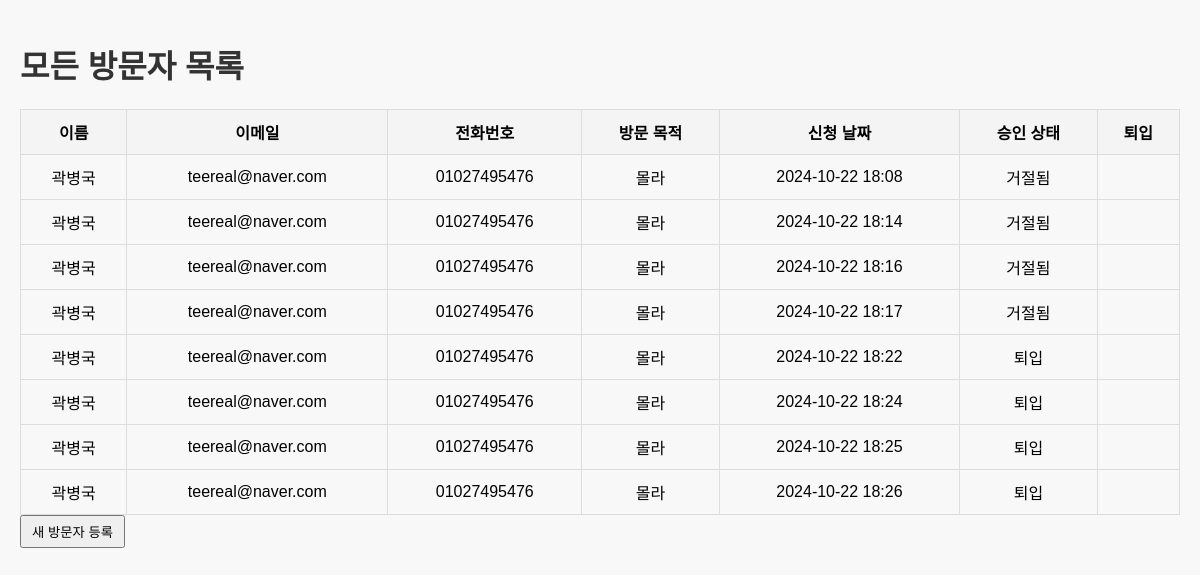
/user-dashboard, run on the app's committed database.
### app/model/models.py (models this page shows)
class User(Base):
    __tablename__ = 'users'
    uno = Column(Integer, primary_key=True, index=True, autoincrement=True)
    name = Column(String(50), nullable=False)
    email = Column(String(100), nullable=False)
    phone = Column(String(20), nullable=True)
    aname = Column(String(50), nullable=True)
    job = Column(String(100), nullable=True)
    ob = Column(String(100), nullable=True)
    status = Column(Enum(Status), default=Status.PENDING)
    regdate = Column(DateTime, default=lambda: datetime.now(KST).replace(microsecond=0))

### main.py (the view)
@app.get("/user-dashboard/{user_id}", response_class=HTMLResponse)
async def user_dashboard(user_id: int, request: Request, db: Session = Depends(database.get_db)):
    visitor = db.query(models.User).filter(models.User.uno == user_id).first()
    if not visitor:
        return HTMLResponse(content="신청 내역을 찾을 수 없습니다.", status_code=404)
    return templates.TemplateResponse("user_dashboard.html", {"request": request, "visitor": visitor})

### views/templates/user_dashboard.html (shortened to what this page needs)
<!DOCTYPE html>
<html lang="ko">
<head>
</head>
<body>
<h1>모든 방문자 목록</h1>
<table>
    <thead>
    <tr>
        <th>이름</th>
        <th>이메일</th>
        <th>전화번호</th>
        <th>방문 목적</th>
        <th>신청 날짜</th>
        <th>승인 상태</th>
        <th>퇴입</th>
    </tr>
    </thead>
    <tbody>
    {% for visitor in visitors %}
    <tr id="visitor-{{ visitor.uno }}">
        <td>{{ visitor.name }}</td>
        <td>{{ visitor.email }}</td>
        <td>{{ visitor.phone }}</td>
        <td>{{ visitor.ob }}</td>
        <td>{{ visitor.regdate.strftime('%Y-%m-%d %H:%M') }}</td>
        <td>{{ visitor.status.value }}</td>
        <td id="exit-cell-{{ visitor.uno }}">
        </td>
    </tr>
    {% endfor %}
    </tbody>
</table>
<form action="/visitor-register" method="get">
    <button type="submit">새 방문자 등록</button>
</form>
</body>
</html>

### views/templates/user_dashboard.html (style rules this page uses)
body { font-family: Arial, sans-serif; margin: 0; padding: 20px; background-color: #f8f8f8; }
h1 { color: #333; }
table { width: 100%; border-collapse: collapse; }
th, td { padding: 10px; border: 1px solid #ddd; text-align: center; }
th { background-color: #f4f4f4; }
button { padding: 5px 10px; cursor: pointer; }

### data on the page
User: name "곽병국", email "teereal@naver.com", phone "01027495476", ob "몰라", regdate "2024-10-22 18:08", status.value "거절됨"
User: name "곽병국", email "teereal@naver.com", phone "01027495476", ob "몰라", regdate "2024-10-22 18:14", status.value "거절됨"
User: name "곽병국", email "teereal@naver.com", phone "01027495476", ob "몰라", regdate "2024-10-22 18:16", status.value "거절됨"
User: name "곽병국", email "teereal@naver.com", phone "01027495476", ob "몰라", regdate "2024-10-22 18:17", status.value "거절됨"
User: name "곽병국", email "teereal@naver.com", phone "01027495476", ob "몰라", regdate "2024-10-22 18:22", status.value "퇴입"
User: name "곽병국", email "teereal@naver.com", phone "01027495476", ob "몰라", regdate "2024-10-22 18:24", status.value "퇴입"
User: name "곽병국", email "teereal@naver.com", phone "01027495476", ob "몰라", regdate "2024-10-22 18:25", status.value "퇴입"
User: name "곽병국", email "teereal@naver.com", phone "01027495476", ob "몰라", regdate "2024-10-22 18:26", status.value "퇴입"
